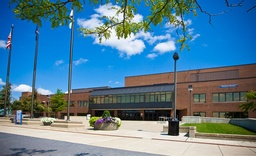
#> input picture task2.jpg, 256 x 156 px, shrunk from 750 x 458 before the run
$ python 'SIFT Algorithm.py'   (older library calls are emulated)
#> lines starting #> are read from the running program, lines starting #| are printed output that depends on the picture
# -*- coding: utf-8 -*-
"""
Created on Thu Oct  4 20:57:25 2018

@author: omkar
"""
import math
import cv2
import numpy as np
import timeit

PI = math.pi

def initialize(m, n):
    #initializing a 2d matrix to store the feature points of each octave
    blank = []
    for i in range(m):
        rowList = []
        for j in range(n):

            rowList.append(0)
        blank.append(rowList)
    return blank
# storing all the bandwidth parameters
def octave_creation():
    octave=[]
    s = [1/2,math.sqrt(2),2*math.sqrt(2),4*math.sqrt(2)]
    for i in range(0,4):
        rowList = []
        r = s[i]*math.sqrt(2)
        for j in range(0,5):
            rowList.append(r)
            r = r*math.sqrt(2)
        octave.append(rowList)
    return octave

def sigma_calc(octave_number, octave_value, octave):
    return octave[octave_number][octave_value]

def gaussian_filter_calc(sigma):
    gaussian_filter_temp = []
    total_sum = 0
    for i in range(0,7):
            rowList = []
            for j in range(0,7):
                x = float(1/(2*PI*sigma**2))
                y = float(x*math.exp(-((j-3)**2+(3-i)**2)/(2*sigma**2)))
                total_sum = total_sum + y
                rowList.append(y)
            gaussian_filter_temp.append(rowList)
    #normalizing the gaussian filter
    gaussian_filter = np.array(gaussian_filter_temp, dtype=np.float)/total_sum

    return gaussian_filter

def imgblur(gaussian_filter, img, a, b, m, n):
    temp_image = []
    for i in range(3,m-3):
            rowList = []
            for j in range(3,n-3):
                g = (gaussian_filter[0][0]*img[i-3][j-3]) + (gaussian_filter[0][1]*img[i-3][j-2]) + (gaussian_filter[0][2]*img[i-3][j-1]) + (gaussian_filter[0][3]*img[i-3][j]) + (gaussian_filter[0][4]*img[i-3][j+1]) + (gaussian_filter[0][5]*img[i-3][j+2]) + (gaussian_filter[0][6]*img[i-3][j+3]) +\
                    (gaussian_filter[1][0]*img[i-2][j-3]) + (gaussian_filter[1][1]*img[i-2][j-2]) + (gaussian_filter[1][2]*img[i-2][j-1]) + (gaussian_filter[1][3]*img[i-2][j]) + (gaussian_filter[1][4]*img[i-2][j+1]) + (gaussian_filter[1][5]*img[i-2][j+2]) + (gaussian_filter[1][6]*img[i-2][j+3]) +\
                    (gaussian_filter[2][0]*img[i-1][j-3]) + (gaussian_filter[2][1]*img[i-1][j-2]) + (gaussian_filter[2][2]*img[i-1][j-1]) + (gaussian_filter[2][3]*img[i-1][j]) + (gaussian_filter[2][4]*img[i-1][j+1]) + (gaussian_filter[2][5]*img[i-1][j+2]) + (gaussian_filter[2][6]*img[i-1][j+3]) +\
                    (gaussian_filter[3][0]*img[i][j-3]) + (gaussian_filter[3][1]*img[i][j-2]) + (gaussian_filter[3][2]*img[i][j-1])+(gaussian_filter[3][3]*img[i][j])+(gaussian_filter[3][4]*img[i][j+1])+(gaussian_filter[3][5]*img[i][j+2])+(gaussian_filter[3][6]*img[i][j+3]) +\
                    (gaussian_filter[4][0]*img[i+1][j-3]) + (gaussian_filter[4][1]*img[i+1][j-2]) + (gaussian_filter[4][2]*img[i+1][j-1]) + (gaussian_filter[4][3]*img[i+1][j]) + (gaussian_filter[4][4]*img[i+1][j+1]) + (gaussian_filter[4][5]*img[i+1][j+2]) + (gaussian_filter[4][6]*img[i+1][j+3]) +\
                    (gaussian_filter[5][0]*img[i+2][j-3]) + (gaussian_filter[5][1]*img[i+2][j-2]) + (gaussian_filter[5][2]*img[i+2][j-1]) + (gaussian_filter[5][3]*img[i+2][j]) + (gaussian_filter[5][4]*img[i+2][j+1]) + (gaussian_filter[5][5]*img[i+2][j+2]) + (gaussian_filter[5][6]*img[i+2][j+3]) +\
                    (gaussian_filter[6][0]*img[i+3][j-3]) + (gaussian_filter[6][1]*img[i+3][j-2]) + (gaussian_filter[6][2]*img[i+3][j-1]) + (gaussian_filter[6][3]*img[i+3][j]) + (gaussian_filter[6][4]*img[i+3][j+1]) + (gaussian_filter[6][5]*img[i+3][j+2]) + (gaussian_filter[6][6]*img[i+3][j+3])
                rowList.append(g)
            temp_image.append(rowList)
    c = str(a) + str(b)
    blur_img = np.array(temp_image, dtype=np.uint8)

    #cv2.imshow('blur',m_img)
    cv2.imwrite('Blur_' + c + '.jpg', blur_img)
    #cv2.waitKey(0)
    #cv2.destroyAllWindows()

def resize(img, m, n, a):
    a = a + 1
    img_resize_temp = []
    for i in range(0,m):
        rowList = []
        for j in range(0,n):
            if i%(2**a) == 0 and j % (2**a) == 0:
                rowList.append(img[i][j])
            else:
                pass
        img_resize_temp.append(rowList)

    temp = img_resize_temp[::2**a]
    img_resize = np.array(temp, dtype=np.uint8)

    return img_resize

def Generating_Blur_Images(img, m, n,octave):
    for a in range(0,4):
        for b in range(0,5):
            sigma = sigma_calc(a, b, octave)
            gf = gaussian_filter_calc(sigma)
            imgblur(gf, img, a, b, m, n)

        img = cv2.imread('task2.jpg',0)
        m = img.shape[0]
        n = img.shape[1]
        img = resize(img, m, n, a)
        m = img.shape[0]
        n = img.shape[1]

def Generating_DoG(dog_array):
    for a in range(0,4):
        rowList = []
        for b in range(0,4):
            e = int(b+1)
            d='Blur_' + str(a) + str(b) + '.jpg'
            img1 = cv2.imread(d,0)
            c='Blur_' + str(a) + str(e) + '.jpg'
            img2 = cv2.imread(c,0)

            x = DoG(img2, img1, a, b)
            rowList.append(x)
        dog_array.append(rowList)

def DoG(img2, img1, a, b):
    m = img1.shape[0]
    n = img1.shape[1]
    dog_temp = []

    #generating a empty matrix to store the DoG
    for i in range(0,m):
        rowList = []
        for j in range(0,n):
            x = int(img2[i][j]) - int(img1[i][j])
            rowList.append(x)
        dog_temp.append(rowList)

    dog = np.array(dog_temp, dtype=np.uint8)
    c = str(a) + str(b)
    #cv2.imshow('dog'+c+'.jpg',dog1)
    cv2.imwrite('DoG_' + c + '.jpg', dog)
    cv2.waitKey(0)
    cv2.destroyAllWindows()
    return dog

def Generating_KeyPoints():
    #Reading 3 Images at a time to detect keypoints

    for a in range(0,4):
        for b in range(1,3):
            c = int(b-1)
            d = 'DoG_' + str(a) + str(c) + '.jpg'
            prev_img = cv2.imread(d,0)
            e = 'DoG_' + str(a) + str(b) + '.jpg'
            current_img = cv2.imread(e,0)
            f = int(b+1)
            g = 'DoG_' + str(a) + str(f) + '.jpg'
            next_img = cv2.imread(g,0)
            KeyPoint(prev_img, current_img, next_img, a)
        #displaying final image of each octave

    final_image = np.array(blank, dtype=np.uint8)
    d = 'Final Octave_' + str(a) + '.jpg'
    cv2.imshow(d,final_image)
    cv2.imwrite(d,final_image)
    cv2.waitKey(0)
    cv2.destroyAllWindows()

def KeyPoint(prev_img, current_img, next_img, a):
    m = current_img.shape[0]
    n = current_img.shape[1]
    #iterating through each pixel in the current image
    for i in range(1,m-1):
        for j in range(1,n-1):
            temp = current_img[i][j]
            #setting counter to check if the conditions are satisfied
            countermin = False
            countermax = False
            #comparing 8 neighbouring values
            if temp < current_img[i-1][j-1] and temp < current_img[i-1][j] and temp < current_img[i-1][j+1] and temp < current_img[i][j-1] and temp < current_img[i][j+1] and temp < current_img[i+1][j-1] and temp < current_img[i+1][j] and temp < current_img[i+1][j+1]:
                countermin = True
            if temp > current_img[i-1][j-1] and temp > current_img[i-1][j] and temp > current_img[i-1][j+1] and temp > current_img[i][j-1] and temp > current_img[i][j+1] and temp > current_img[i+1][j-1] and temp > current_img[i+1][j] and temp > current_img[i+1][j+1]:
                countermax = True

            #comparing pixels of the lower image
            if countermin == True or countermax == True:
                if countermin == True:
                    if temp < prev_img[i-1][j-1] and temp < prev_img[i-1][j] and temp < prev_img[i-1][j+1] and temp < prev_img[i][j-1] and temp < prev_img[i][j+1] and temp < prev_img[i+1][j-1] and temp < prev_img[i+1][j] and temp < prev_img[i+1][j+1]:
                        countermin= True
                    else:
                        countermin = False
                if countermax == True:
                    if temp > prev_img[i-1][j-1] and temp > prev_img[i-1][j] and temp > prev_img[i-1][j+1] and temp > prev_img[i][j-1] and temp > prev_img[i][j+1] and temp > prev_img[i+1][j-1] and temp > prev_img[i+1][j] and temp > prev_img[i+1][j+1]:
                        countermax == True
                    else:
                        countermax = False

            #comparing pixels of the higher image
            if countermin == True or countermax == True:
                if countermin == True:
                    if temp < next_img[i-1][j-1] and temp < next_img[i-1][j] and temp < next_img[i-1][j+1] and temp < next_img[i][j-1] and temp < next_img[i][j+1] and temp < next_img[i+1][j-1] and temp < next_img[i+1][j] and temp < next_img[i+1][j+1]:
                        countermin= True
                    else:
                        countermin = False
                if countermax == True:
                    if temp > next_img[i-1][j-1] and temp > next_img[i-1][j] and temp > next_img[i-1][j+1] and temp > next_img[i][j-1] and temp > next_img[i][j+1] and temp > next_img[i+1][j-1] and temp > next_img[i+1][j] and temp > next_img[i+1][j+1]:
                        countermax == True
                    else:
                        countermax = False

            #plotting the point in the empty image
            if countermin == True or countermax == True:
                I = i*2**a
                J = j*2**a
                blank[I][J] = 255
    #return blank

def DisplayPixels(blank, m, n):
    print("The 5 leftmost pixels are:")
    counter = 0
    pixellist = []
    for i in range(0,m):
        for j in range(0,16):
            if blank[i][j] == 255:
                counter += 1
                pixellist.append((i,j))
                break

        if counter == 5:
            break
    print(pixellist)


print("Program Start")
start = timeit.default_timer()
img = cv2.imread('task2.jpg',0)
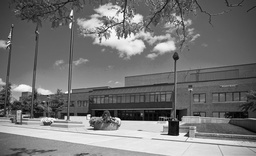
#> img: shape (156, 256); min 0, max 255, mean 117.4

m = img.shape[0]
#> m = 156
n = img.shape[1]
#> n = 256
blank = initialize(m,n)
dog_array = []
octave = octave_creation()
Generating_Blur_Images(img, m, n, octave)
#> the loop in Generating_Blur_Images, `for b in range(0,5):` made 5 passes
#> pass 1, in imgblur, `cv2.imwrite('Blur_' + c + '.jpg', blur_img)`:
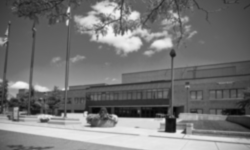
#> saved as Blur_00.jpg: shape (150, 250); min 4, max 245, mean 117.6
#> in resize, `a = a + 1`: a = 1
#> after the loop in resize, `for i in range(0,m):`: img_resize_temp = 156 items
#> in resize, `temp = img_resize_temp[::2**a]`: temp = 78 items
#> in resize, `img_resize = np.array(temp, dtype=np.uint8)`:
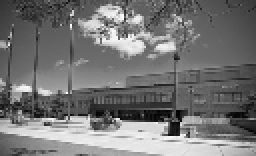
#> img_resize: shape (78, 128) (shown 2 times larger); min 0, max 255, mean 117.1
Generating_DoG(dog_array)
#> after the loop in DoG, `for i in range(0,m):`: dog_temp = 150 items
#> in DoG, `dog = np.array(dog_temp, dtype=np.uint8)`:
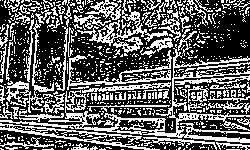
#> dog: shape (150, 250); min 0, max 255, mean 97.5
Generating_KeyPoints()
#> in Generating_KeyPoints, `current_img = cv2.imread(e,0)`:
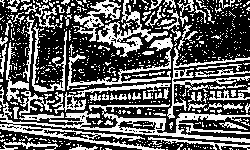
#> current_img: shape (150, 250); min 0, max 255, mean 96.6
#> in Generating_KeyPoints, `next_img = cv2.imread(g,0)`:
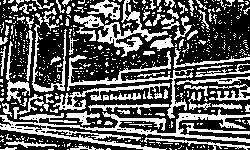
#> next_img: shape (150, 250); min 0, max 255, mean 93.6
#> after the loop in KeyPoint, `for i in range(1,m-1):`: blank = 156 items
#> in Generating_KeyPoints, `final_image = np.array(blank, dtype=np.uint8)`:
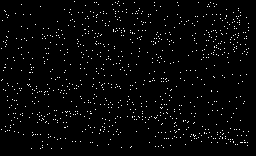
#> final_image: shape (156, 256); 2.4% white in thin lines or dots
DisplayPixels(blank, m, n)
#| [(10, 4), (11, 5), (13, 15), (14, 6), (15, 8)]
print(" Program End")
stop = timeit.default_timer()
print("Time Taken to Detect Features:", stop - start)
